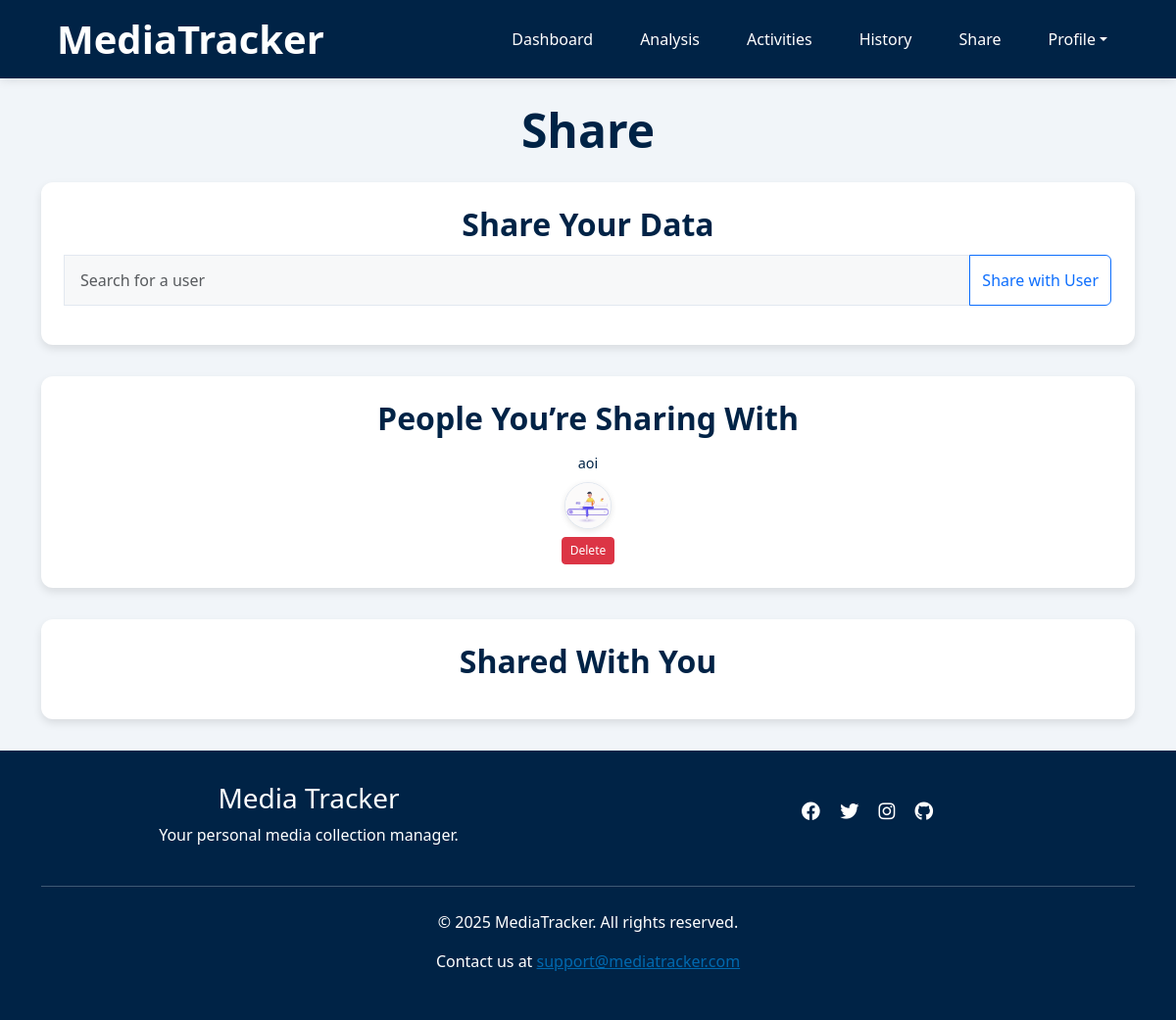
The page /sharedata (signed in) on the database as committed earlier.
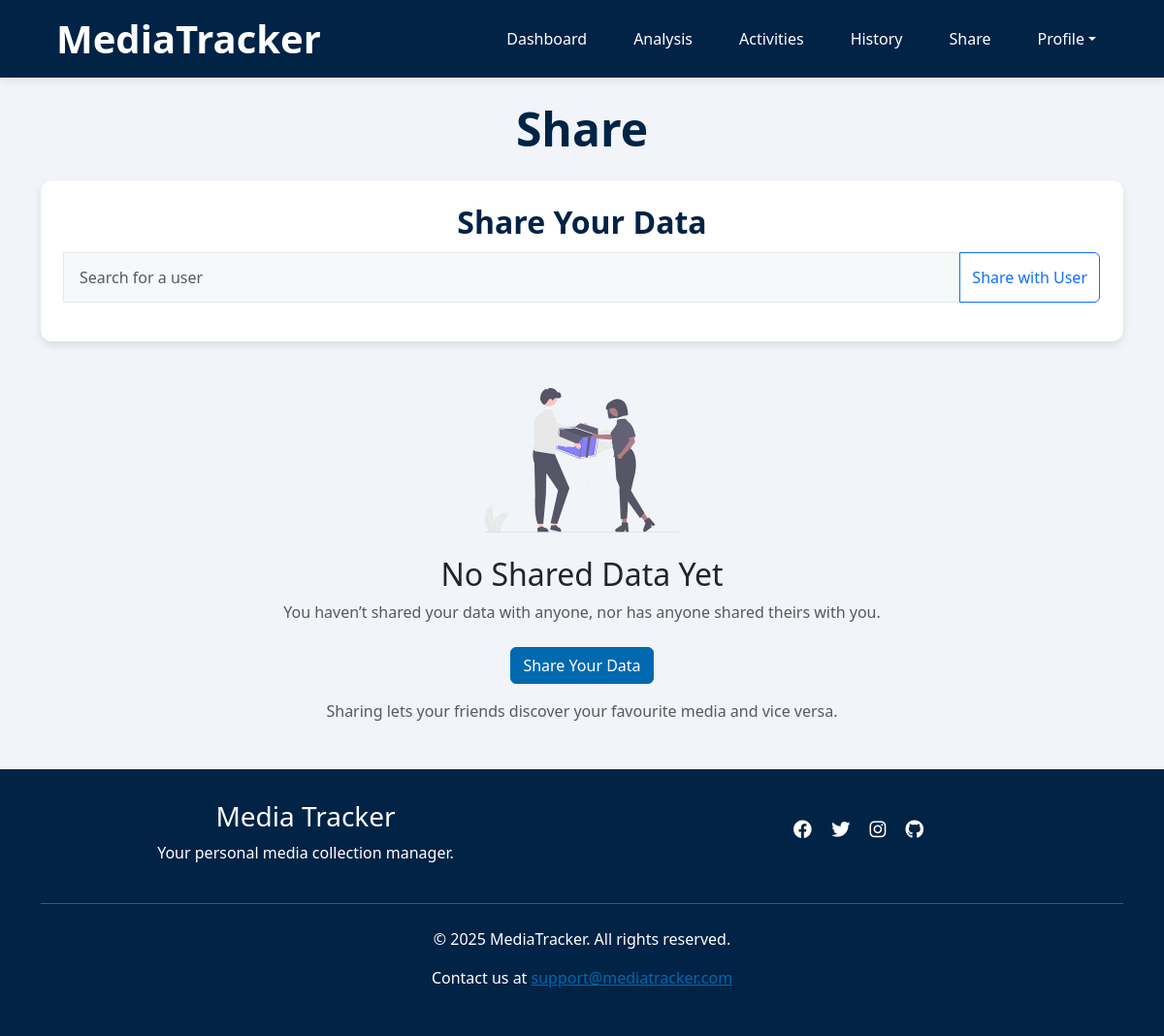
The same page on the database as committed later.
### app/models.py (models this page shows)
class SharedUsers(db.Model):
    __tablename__ = 'SharedUsers'
    id = db.Column(db.Integer, primary_key=True)
    username = db.Column(db.String(80), db.ForeignKey('Users.username'), nullable=False)
    shared_username = db.Column(db.String(80), db.ForeignKey('Users.username'), nullable=False)
    user = db.relationship('Users', foreign_keys=[username], backref='shared_by')
    shared_user = db.relationship('Users', foreign_keys=[shared_username], backref='shared_with')

### app/routes.py (the view)
@blueprint.route('/sharedata', methods=['GET'])
@login_required
def sharedata():
    result = share_data_handler(current_user.username)
    if result: return result

### app/forms.py
class ShareWithUserForm(FlaskForm):
    target_user = StringField('Target User', validators=[DataRequired(), Length(min=3, max=50)])
    submit = SubmitField('Share with User')

### app/models.py (called while the page is built)
@login.user_loader
def load_user(username):
    return db.session.get(Users, username)

### app/templates/sharedata.html (shortened to what this page needs)
{% extends "base.html" %}
{% block content %}
<div class="container">
    <h1 class="page-title text-center">Share</h1>
    <section class="section text-center wow fadeInUp" data-wow-duration="0.2s" data-wow-delay="0.1">
        <h2 class="section-title text-center">Share Your Data</h2>
        <div class="row justify-content-center">
            <div class="form-wrapper" style="position: relative;">
                <form id="share_form" method="POST" action="/share_with_user">
                    <div class="input-group mb-3">
                        {{ share_with_user_form.target_user(class="form-control", placeholder="Search for a user", id="user-search", autocomplete="off") }}
                        {{ share_with_user_form.submit(class="btn btn-outline-primary", id="search-share-btn") }}
                    </div>
                </form>
            </div>
        </div>
    </section>
    {% if shared_with|length == 0 and shared_with_me|length == 0 %}
    <div class="empty-state text-center my-5" style ="position: relative">
        <img src="{{ url_for('static', filename='images/empty-share.svg') }}" alt="No shared data yet" class="mb-4" style="max-width:200px;opacity:0.8;" />
        <h2 class="empty-state-title mb-2">No Shared Data Yet</h2>
        <p class="empty-state-text mb-4 text-muted">You haven’t shared your data with anyone, nor has anyone shared theirs with you.</p>
        <button type="button" id="jump-to-share-btn" class="btn btn-primary">Share Your Data</button>
        <p class="mt-3 text-muted">Sharing lets your friends discover your favourite media and vice versa.</p>
    </div>
    {% else %}
    <section class="section wow fadeInUp" data-wow-duration="0.2s" data-wow-delay="0.15">
        <h2 class="section-title text-center">People You’re Sharing With</h2>
        <div class="share-container">
          {% for shared_with_user in shared_with %}
          <div class="share-icon-container">
            <span class="share-username">{{ shared_with_user.shared_username }}</span>
            <div class="share-avatar">
              <img src="{{ url_for('static', filename='images/mini-human.gif') }}" alt="User avatar" class="share-avatar-img"/>
            </div>
            <form method="POST" action="/delete_shared_user">
                {{ delete_shared_user_forms[shared_with_user.shared_username].submit(class="btn btn-danger btn-sm") }}
            </form>
          </div>
          {% endfor %}
        </div>
      </section>
    <section class="section wow fadeInUp" data-wow-duration="0.2s" data-wow-delay="0.2">
        <h2 class="text-center section-title">Shared With You</h2>
    </section>
    {% endif %}
</div>
{% endblock %}

### app/templates/base.html (shortened to what this page needs)
<!DOCTYPE html>
<html lang="en">
<head>
    <link rel="stylesheet" href="https://cdn.jsdelivr.net/npm/bootstrap@5.3.3/dist/css/bootstrap.min.css">
    <link rel="stylesheet" href="https://cdnjs.cloudflare.com/ajax/libs/font-awesome/6.4.0/css/all.min.css">
    <link rel="stylesheet" href="{{ url_for('static', filename='styles.css') }}">
    <link rel="stylesheet" href="{{ url_for('static', filename='css/animate.css') }}">
</head>
<body>
    <header role="banner">
        <div class="container">
            <div class="header-container">
                <h1>MediaTracker</h1>
                <nav role="navigation" aria-label="Main navigation">
                    <ul>
                        {% if current_user.is_authenticated %}
                            <li><a href="/dashboard">Dashboard</a></li>
                            <li><a href="/analysis">Analysis</a></li>
                            <li><a href="/activities">Activities</a></li>
                            <li><a href="/viewdata">History</a></li>
                            <li><a href="/sharedata">Share</a></li>
                            <li class="dropdown">
                                <a href="#" class="dropdown-toggle" data-bs-toggle="dropdown" aria-expanded="false">Profile</a>
                            </li>
                        {% else %}
                            <li><a href="#" data-bs-toggle="modal" data-bs-target="#registerModal">Register</a></li>
                            <li><a href="#" data-bs-toggle="modal" data-bs-target="#loginModal">Login</a></li>
                        {% endif %}
                    </ul>
                </nav>
            </div>
        </div>
    </header>
    <main role = "main">
         <div class="content-container">
             {% block content %}{% endblock %}
         </div>
    </main>
    <footer role =  "contentinfo">
        <div class="footer-container">
            <div class="container">
                <div class="row">
                    <div class="col-md-6">
                        <h3>Media Tracker</h3>
                        <p>Your personal media collection manager.</p>
                    </div>
                    <div class="col-md-6">
                        <div class="social-icons">
                            <a href="#"><i class="fab fa-facebook"></i></a>
                            <a href="#"><i class="fab fa-twitter"></i></a>
                            <a href="#"><i class="fab fa-instagram"></i></a>
                            <a href="https://github.com/LeweiXu/CITS3403-Project"><i class="fab fa-github"></i></a>
                        </div>
                    </div>
                </div>
                <hr class="my-4">
                <p>&copy; 2025 MediaTracker. All rights reserved.</p>
                <p>Contact us at <a href="mailto:support@mediatracker.com">support@mediatracker.com</a></p>
            </div>
        </div>
    </footer>
</body>
</html>

### app/static/styles.css (style rules this page uses)
:root { --primary-color: #0069af; --secondary-color: #002346; --background-color:#f1f5f9; --light-border: #e2e8f0; }
body { font-family: 'Segoe UI', Tahoma, Geneva, Verdana, sans-serif; background-color: var(--background-color); }
header { background-color: var(--secondary-color); padding: 1rem 0; box-shadow: 0 2px 10px rgba(0,0,0,0.1); }
.header-container { display: flex; justify-content: space-between; align-items: center; padding: 0 1rem; }
header h1 { color: white; margin: 0; font-weight: 700; }
h1 { margin-top: 1.5rem; margin-bottom: 1.5rem; }
nav ul { display: flex; list-style: none; margin: 0; padding: 0; }
nav ul li { margin-left: 1.5rem; }
nav ul li a { color: white; text-decoration: none; font-weight: 500; transition: color 0.3s; padding: 0.5rem 0.75rem; border-radius: 4px; }
html, body { height: 100%; margin: 0; padding: 0; }
body { display: flex; flex-direction: column; }
main { flex: 1; }
.footer-container { background-color: var(--secondary-color); color: white; padding: 2rem 0; text-align: center; }
footer a { color: var(--primary-color); }
.social-icons { margin-top: 1rem; }
.social-icons a { color: white; margin: 0 0.5rem; font-size: 1.2rem; }
.btn-primary { background-color: var(--primary-color); border-color: var(--primary-color); }
.section { background: white; border-radius: 0.75rem; box-shadow: 0 4px 8px rgba(0,0,0,0.1); padding: 1.5rem; margin-bottom: 2rem; }
.section-title { font-size: 2rem; font-weight: bold; margin-bottom: 0.75rem; color: var(--secondary-color); }
.page-title { font-size: 3rem; font-weight: bold; margin-bottom: 1.5rem; color: var(--secondary-color); }
.form-control { padding: 0.8rem 1rem; border-radius: 8px; border: 1px solid var(--light-border); transition: all 0.3s ease; font-size: 1rem; background-color: #f2f4f59c; }
.wow { visibility: hidden; }
.wow.animated { visibility: visible; }
.empty-state { position: relative; }
.form-wrapper { display: inline-block; position: relative; }

Rows that differ between the two databases and show on the page:
removed SharedUsers: shared_username "aoi"
Other text that changed with them:
text no longer shown: "People You’re Sharing With Shared With You"
text now shown: "No Shared Data Yet You haven’t shared your data with anyone, nor has anyone shared theirs with you. Share Your Data Sharing lets your friends discover your favourite media and vice versa."
